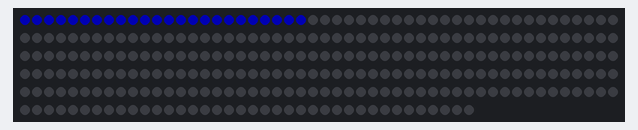
Bench run of a sketch on a simulated Arduino Uno, built with avr-gcc and run on an emulated ATmega328P. On the bench: 288 RGB LEDs in strip order, left to right, continuing on the next row. Dim RGB values are drawn brighter than linear.

Above: at 3.47 s.
At 4.71 s:
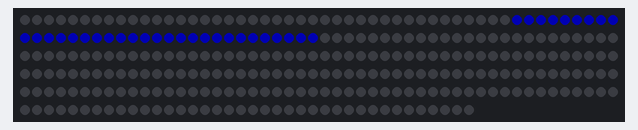

The sketch:

testing.ino
```cpp
#include <FastLED.h>

#define NUM_LEDS    288
#define BRIGHTNESS  125
#define LED_TYPE    APA102
#define COLOR_ORDER GRB
CRGB leds[NUM_LEDS];

#define UPDATES_PER_SECOND 100
void setup() {
    delay( 3000 ); // power-up safety delay
  //  FastLED.addLeds<LED_TYPE, 11,13, COLOR_ORDER>(leds, NUM_LEDS).setCorrection( TypicalLEDStrip );
    FastLED.addLeds<APA102,11,13,RGB,DATA_RATE_MHZ(1) >(leds,NUM_LEDS);
    FastLED.setBrightness(  BRIGHTNESS );
    int i;

}


void loop() {
  // put your main code here, to run repeatedly:
          int i =0;
    for(i=0; i < 75;i++){
      leds[i].r=0;
      leds[i].g=0;
      leds[i].b=BRIGHTNESS;
     FastLED.show();
    FastLED.delay(1000 / UPDATES_PER_SECOND);
    }
    for(i=0; i < 288;i++){
      leds[i].r=0;
      leds[i].g=0;
      leds[i].b=0;
     FastLED.show();
    FastLED.delay(1000 / UPDATES_PER_SECOND);
    }
}
```
